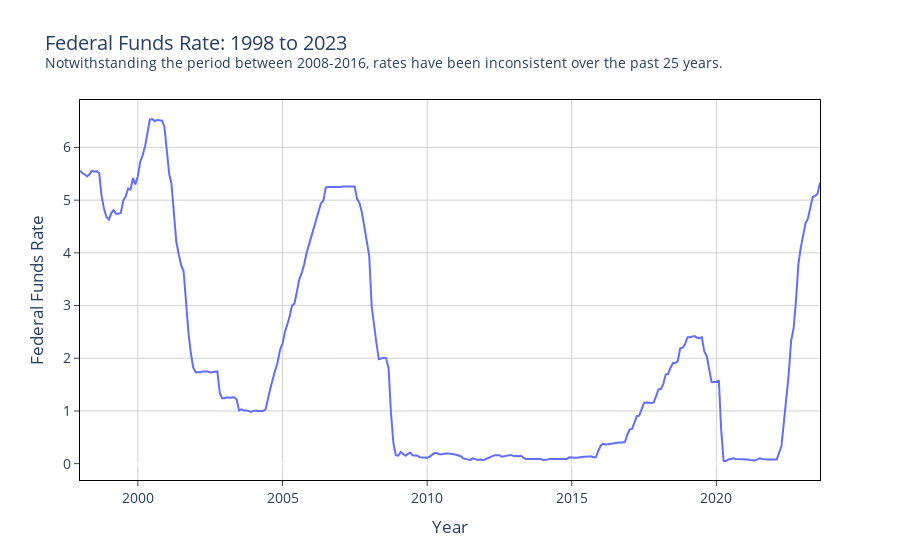

Notebook source saved alongside this figure:
### Code cell
fig = px.line(fed_funds_rate_df2, x = "Date", y = "Fed_Rate_Values",
             labels={
                     "Date": "Year",
                     "Fed_Rate_Values": "Federal Funds Rate"
                 },
                title="Federal Funds Rate: 1998 to 2023 <br><sup>Notwithstanding the period between 2008-2016, rates have been inconsistent over the past 25 years. </sup>")
#fig.add_annotation(x=2005, y=280,
                  #text="Consumer Price Index appears to be steadily increasing by 2 percent",
                  #showarrow=False)
fig.update_xaxes(mirror=True,
               ticks='outside',
               showline=True,
               linecolor='black',
               gridcolor='lightgrey')
fig.update_yaxes(mirror=True,
                ticks='outside',
                showline=True,
                linecolor='black',
                gridcolor='lightgrey')
fig.update_layout(plot_bgcolor='white', font=dict(size=14))

fig.show()

### Figure 1 — Plotly figure (JSON) as saved in the notebook; plotly's stock layout.template omitted (floating-point values rounded to 4 significant figures; data arrays with more than 128 entries replaced by an {"elided": "..."} marker saying what was removed)
{"data": [{"hovertemplate": "Year=%{x}<br>Federal Funds Rate=%{y}<extra></extra>", "legendgroup": "", "line": {"color": "#636efa", "dash": "solid"}, "marker": {"symbol": "circle"}, "mode": "lines", "name": "", "orientation": "v", "showlegend": false, "type": "scatter", "x": {"elided": "308 str values"}, "xaxis": "x", "y": {"elided": "308 float values"}, "yaxis": "y"}], "layout": {"font": {"size": 14}, "legend": {"tracegroupgap": 0}, "plot_bgcolor": "white", "title": {"text": "Federal Funds Rate: 1998 to 2023 <br><sup>Notwithstanding the period between 2008-2016, rates have been inconsistent over the past 25 years. </sup>"}, "xaxis": {"anchor": "y", "domain": [0, 1], "gridcolor": "lightgrey", "linecolor": "black", "mirror": true, "showline": true, "ticks": "outside", "title": {"text": "Year"}}, "yaxis": {"anchor": "x", "domain": [0, 1], "gridcolor": "lightgrey", "linecolor": "black", "mirror": true, "showline": true, "ticks": "outside", "title": {"text": "Federal Funds Rate"}}}}
